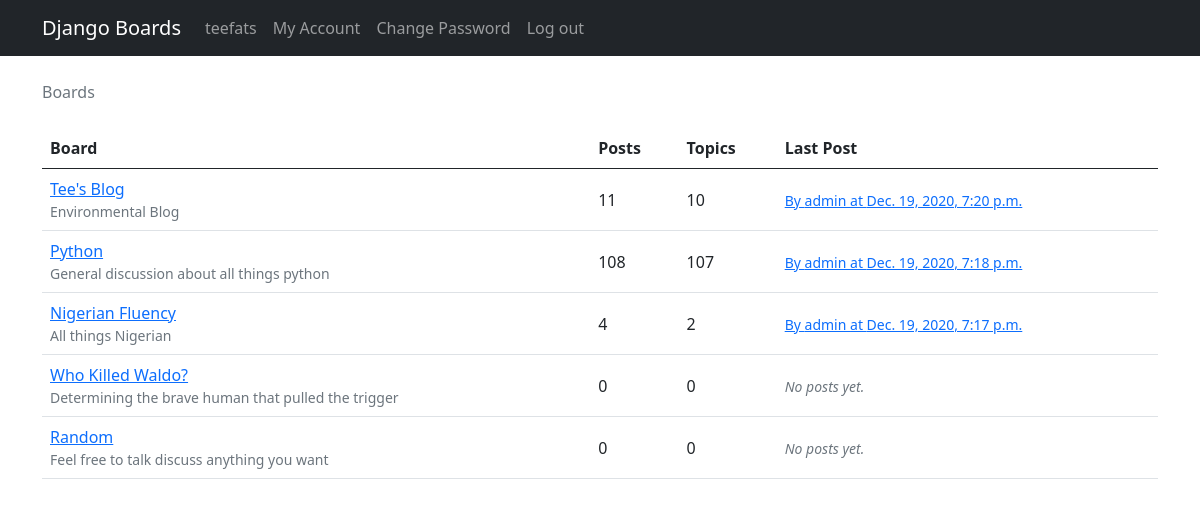
Screenshot of / (signed in) with the database file from the repository.
### boards/models.py (models this page shows, shortened)
class Board(models.Model):
    name = models.CharField(max_length=30, unique=True)
    description= models.CharField(max_length=100)
    def get_posts_count(self):
        return Post.objects.filter(topic__board=self).count()
    def get_last_post(self):
        return Post.objects.filter(topic__board=self).order_by('-created_at').first()

class Post(models.Model):
    message= models.TextField(max_length=4000)
    topic = models.ForeignKey(Topic, related_name='posts', on_delete=CASCADE)
    created_at = models.DateTimeField(auto_now_add=True)
    updated_at =models.DateTimeField(null=True)
    created_by = models.ForeignKey(User, related_name='posts', on_delete=CASCADE)
    updated_by = models.ForeignKey(User, null=True, related_name='+', on_delete=CASCADE)

### boards/views.py (the view)
# urls.py: path('', views.BoardListView.as_view(), name='home'),
class BoardListView(ListView):
    model = Board
    context_object_name ='boards'
    template_name = 'home.html'

### templates/home.html
{% extends 'base.html' %}
{% load static %}
{% load bootstrap4 %}
{% block breadcrumb %}
  <li class="breadcrumb-item active">Boards</li>
{% endblock %}
{% block content %}
  <table class="table">
    <thead class="thead-inverse">
      <tr>
        <th>Board</th>
        <th>Posts</th>
        <th>Topics</th>
        <th>Last Post</th>
      </tr>
    </thead>
    <tbody>
      {% for board in boards %}
        <tr>
          <td>
            <a href="{% url 'board_topics' board.pk %}">{{ board.name }}</a>
            <small class="text-muted d-block">{{ board.description }}</small>
          </td>
          <td class="align-middle">
            {{ board.get_posts_count }}
          </td>
          <td class="align-middle">
            {{ board.topics.count }}
          </td>
          <td class="align-middle">
            {% with post=board.get_last_post %}
              {% if post %}
                <small>
                  <a href="{% url 'topic_posts' board.pk post.topic.pk %}">
                    By {{ post.created_by.username }} at {{ post.created_at }}
                  </a>
                </small>
              {% else %}
                <small class="text-muted">
                  <em>No posts yet.</em>
                </small>
              {% endif %}
            {% endwith %}
          </td>
        </tr>
      {% endfor %}
    </tbody>
  </table>
{% endblock %}

### templates/base.html (shortened to what this page needs)
{% load static %}
{% load bootstrap4 %}
<!DOCTYPE html>
<html lang="en">
<head>
    <link href="https://cdn.jsdelivr.net/npm/bootstrap@5.0.0-beta1/dist/css/bootstrap.min.css" rel="stylesheet">
    <link rel="stylesheet" href="https://cdn.jsdelivr.net/simplemde/latest/simplemde.min.css">
    <link rel="stylesheet" href="{% static '/roseboard/static/css/bootstrap.min.css' %}">
</head>
<body>
    {% block body %}
    <nav class="navbar navbar-expand-sm navbar-dark bg-dark">
        <div class="container">
          <a class="navbar-brand" href="{% url 'home' %}">Django Boards</a>
          <div class="collapse navbar-collapse" id="mainMenu">
              {% if user.is_authenticated %}
            <ul class="navbar-nav ml-auto">
              <li class="nav-item ">
                <a class="nav-link" href="#" id="userMenu"  aria-haspopup="true" aria-expanded="false">
                  {{ user.username }}
                </a>
            </li>
            <li class="nav-item ">
                <a class="nav-link" href="{% url 'my_account' %}" id="userMenu"  aria-haspopup="true" aria-expanded="false">
                  My Account
                </a>
            </li>
            <li class="nav-item ">
                <a class="nav-link" href="{% url 'password_reset' %}" id="userMenu"  aria-haspopup="true" aria-expanded="false">
                  Change Password
                </a>
            </li>
            <li class="nav-item ">
                <a class="nav-link" href="{% url 'logout' %}">
                  Log out
                </a>
            </li>
        </ul>
            {% endif %}
          </div>
        </div>
      </nav>
    <div class="container">
      <ol class="breadcrumb my-4">
        {% block breadcrumb %}
        {% endblock %}
      </ol>
      {% block content %}
      {% endblock %}
    </div>
  {% endblock body %}
  </body>
</html>

### rows the page displays
Board: name "Tee's Blog", description "Environmental Blog", get_posts_count "11", topics.count "10", get_last_post.created_by.username "admin", get_last_post.created_at "Dec. 19, 2020, 7:20 p.m."
Board: name "Python", description "General discussion about all things python", get_posts_count "108", topics.count "107", get_last_post.created_by.username "admin", get_last_post.created_at "Dec. 19, 2020, 7:18 p.m."
Board: name "Nigerian Fluency", description "All things Nigerian", get_posts_count "4", topics.count "2", get_last_post.created_by.username "admin", get_last_post.created_at "Dec. 19, 2020, 7:17 p.m."
Board: name "Who Killed Waldo?", description "Determining the brave human that pulled the trigger", get_posts_count "0", topics.count "0", shows "No posts yet."
Board: name "Random", description "Feel free to talk discuss anything you want", get_posts_count "0", topics.count "0", shows "No posts yet."

### other values shown
{{ user.username }} "teefats"
